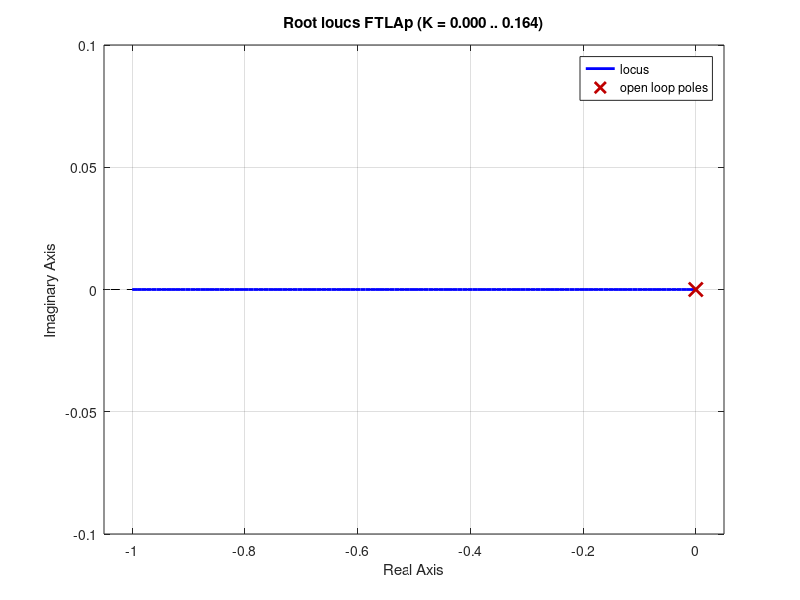
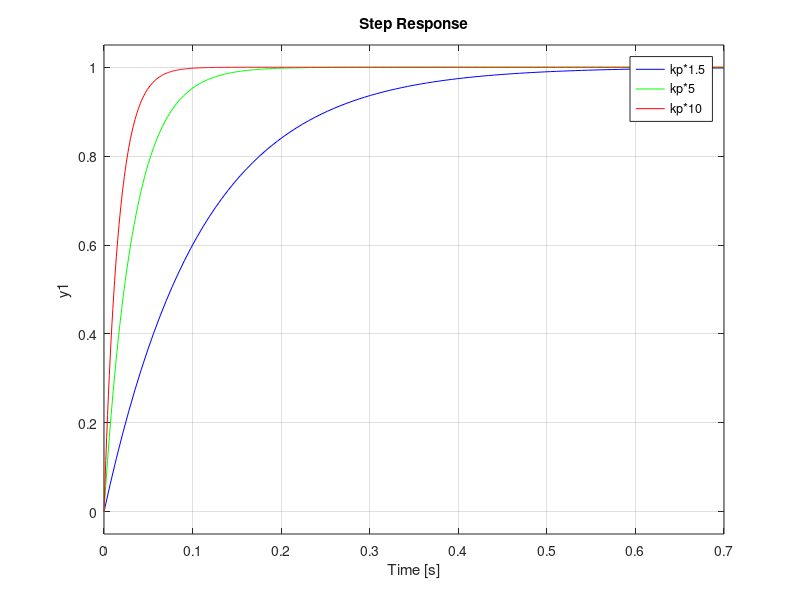

These figures' MATLAB source, in order:
%Analisis de estabilidad

% SISTEMA A CONTROLAR
num=[2580];
den=[12664 1];
H=[1]; %Realimentacion unitaria
Gp=tf(num,den); %Funcion planta

%Funcion transferencia controlador proporcional
kp=30;
GcP=tf(kp)
%Funcion transferencia lazo abierto
FTLAp=Gp*GcP
%Lugar geometrico de las raices
figure(1)
rlocus(FTLAp);
%Ganancia k1
kp1=kp*1.5
GcP=tf(kp1);
FTLCp1 = feedback(GcP*Gp, H);
%Ganancia k2
kp2=kp*5
GcP=tf(kp2);
FTLCp2 = feedback(GcP*Gp, H);
%Ganancia k3
kp3=kp*10
GcP=tf(kp3);
FTLCp3 = feedback(GcP*Gp, H);
figure(2)
step(FTLCp1, '-b',FTLCp2, '-g',FTLCp3, '-r')
legend('kp*1.5', 'kp*5', 'kp*10');


% %Funcion transferencia controlador proporcional Derivativo
% kp=30;
% kd=10;
% %Funcion transferencia controlador proporcional Derivativo
% num=[kd kp];
% den=[1];
% GcPD=tf(num,den)
% %Funcion transferencia lazo abierto y cerrado
% FTLCpd=feedback(Gp*GcPD,H)
% FTLApd=Gp*GcPD
% %Lugar geometrico de las raices
% figure(1)
% rlocus(FTLApd)
% %Ganancia kd1
% kd1=kd*1.5
% num=[kp kd1];
% den=[1];
% GcPD1=tf(num,den)
% FTLCpd1 = feedback(GcPD1*Gp, H);
% %Ganancia kd2
% kd2=kd*5
% num=[kp kd2];
% den=[1];
% GcPD2=tf(num,den)
% FTLCpd2 = feedback(GcPD2*Gp, H);
% %Ganancia kd3
% kd3=kd*10
% num=[kp kd3];
% den=[1];
% GcPD3=tf(num,den)
% FTLCpd3 = feedback(GcPD3*Gp, H);
% figure(2)
% step(FTLCpd1, '-b',FTLCpd2, '-g',FTLCpd3, '-r')
% legend('kd*1.5', 'kd*5', 'kd*10');


% %Funcion transferencia controlador proporcional Integral
% kp=30;
% ki=70;
% kd=10;
% num=[kp ki];
% den=[1 0];
% GcPI=tf(num,den)
% %Funcion transferencia lazo abierto y cerrado
% FTLCpi=feedback(Gp*GcPI,H)
% FTLApi=Gp*GcPI
% %Lugar geometrico de las raices
% figure(1)
% rlocus(FTLApi)
% %Ganancia ki1
% ki1=ki*1.5
% num=[kp ki1];
% den=[1 0];
% GcPI1=tf(num,den)
% FTLCpi1 = feedback(GcPI1*Gp, H);
% %Ganancia ki2
% ki2=ki*5
% num=[kp ki2];
% den=[1 0];
% GcPI2=tf(num,den)
% FTLCpi2 = feedback(GcPI2*Gp, H);
% %Ganancia ki3
% ki3=ki*10
% num=[kp ki3];
% den=[1 0];
% GcPI3=tf(num,den)
% FTLCpi3 = feedback(GcPI3*Gp, H);
% figure(2)
% step(FTLCpi1, '-b',FTLCpi2, '-g',FTLCpi3, '-r')
% legend('ki*1.5', 'ki*5', 'ki*10');

% %Funcion transferencia controlador proporcional Derivativo Integral
% kp=30;
% ki=70;
% kd=10;
% num=[kd kp ki];
% den=[1 0];
% GcPDI=tf(num,den)
% %Funcion transferencia lazo abierto y cerrado
% FTLApdi=Gp*GcPDI
% figure(1)
% rlocus(FTLApdi)
